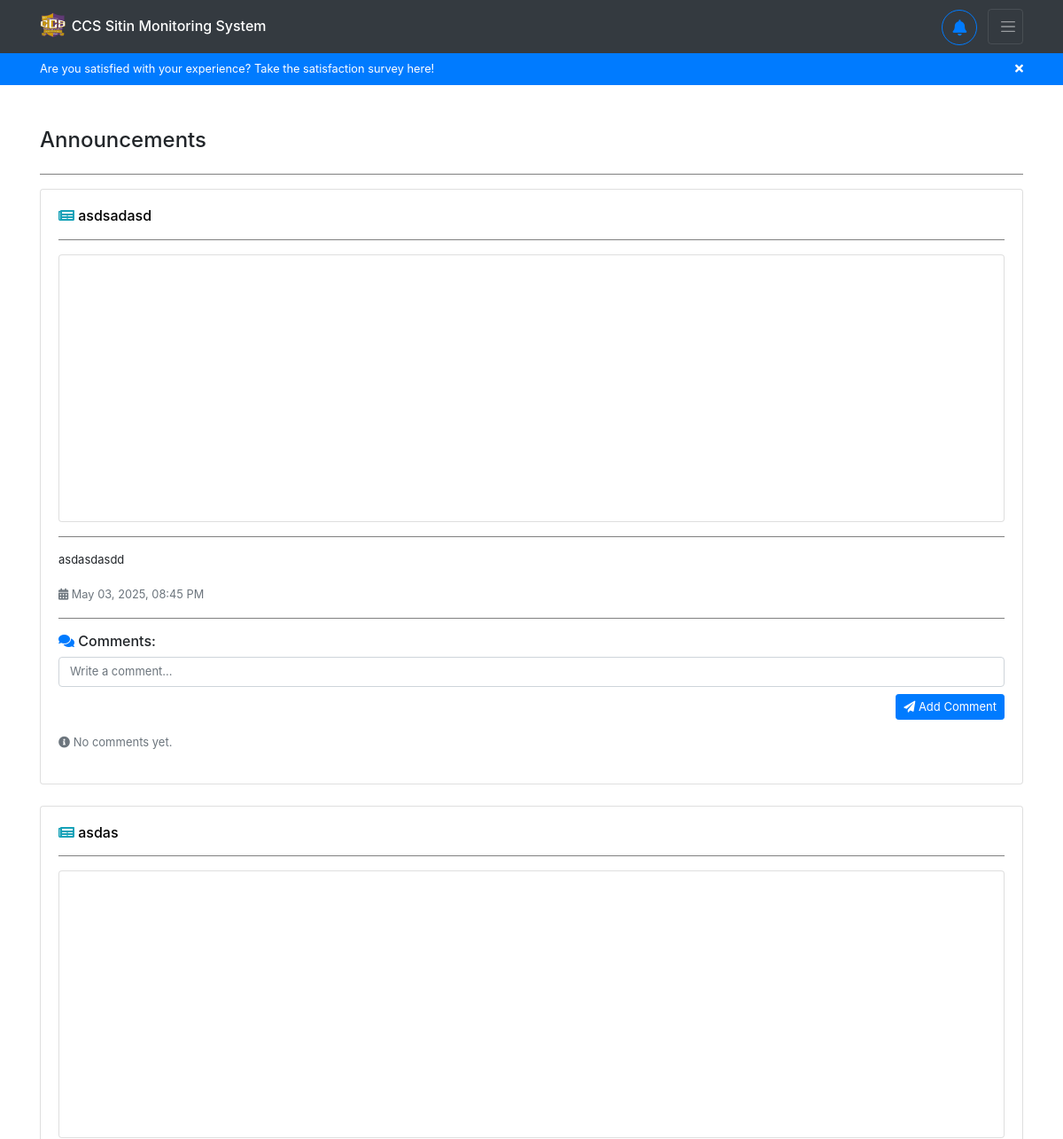
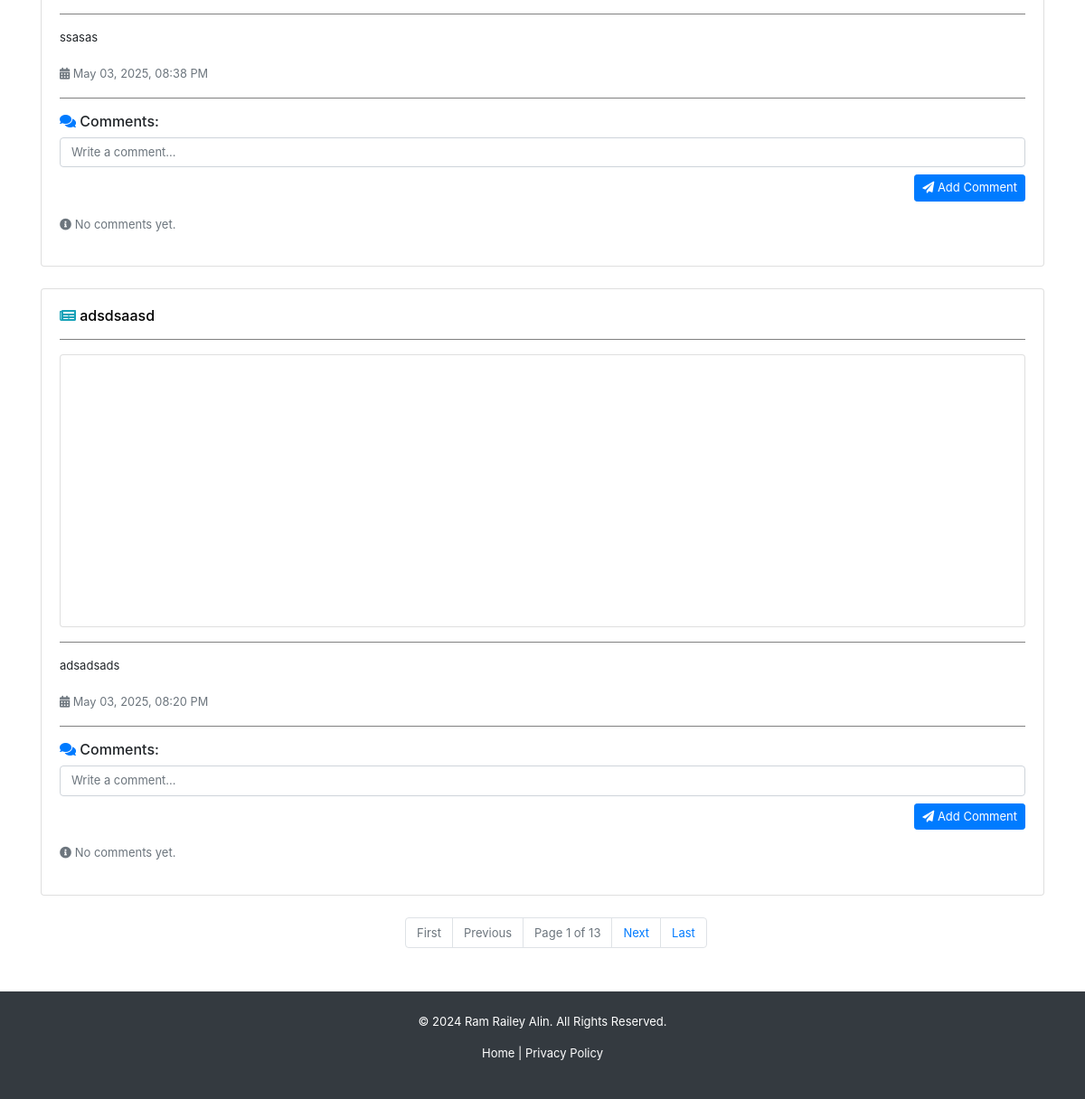
The page /announcements/ (signed in) on the database as committed earlier (2 pictures, top to bottom).
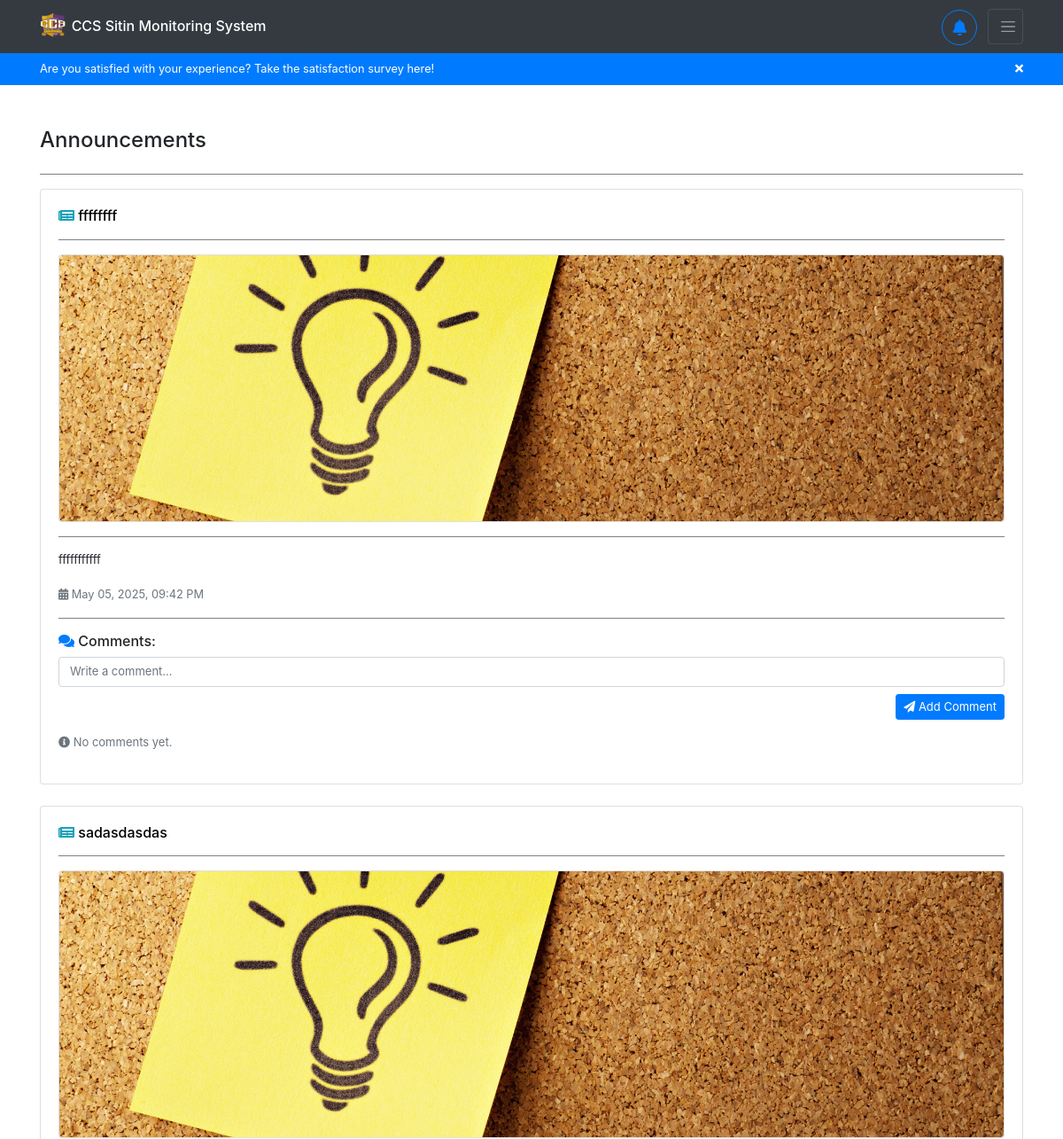
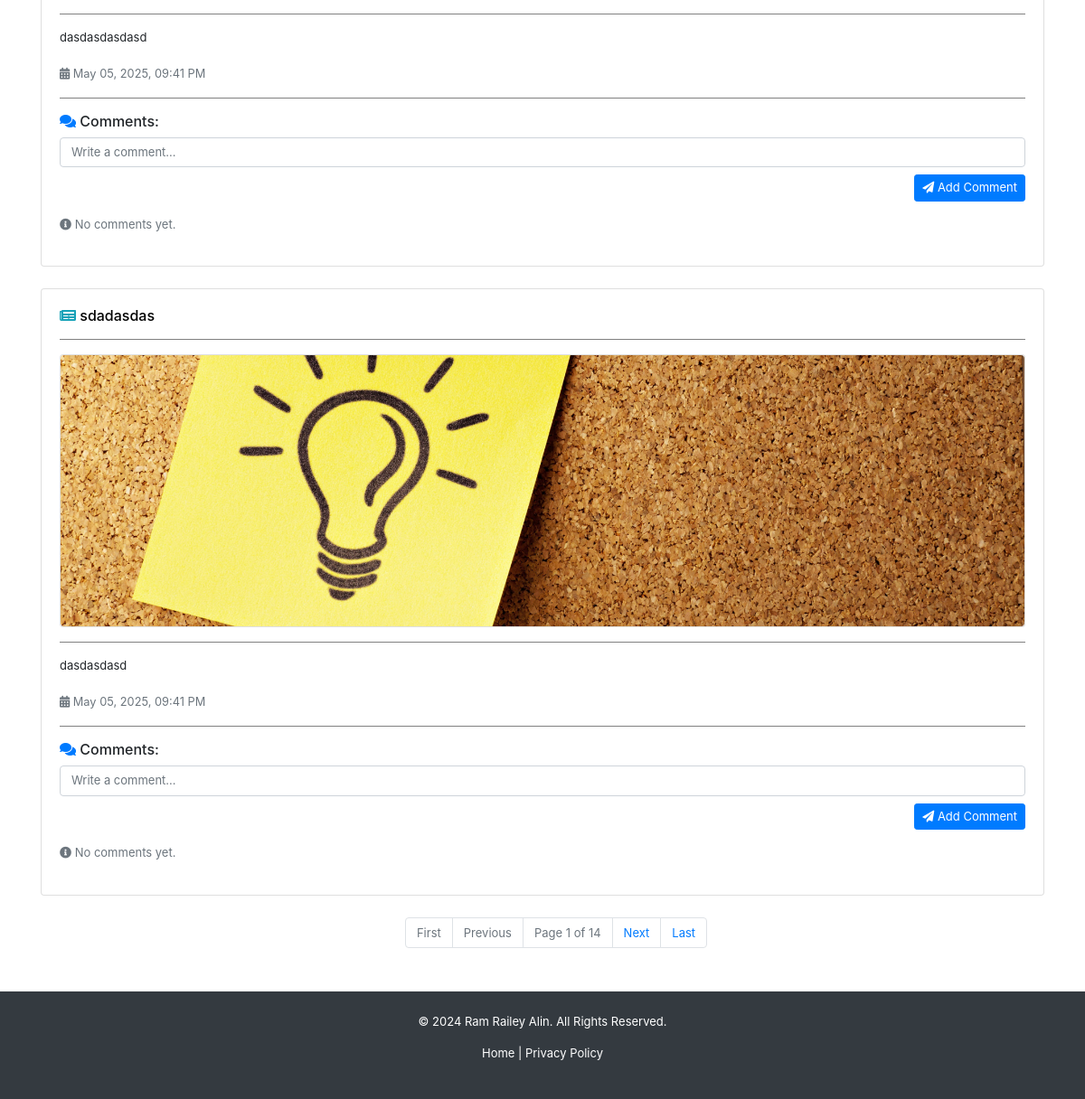
The same page on the database as committed later (2 pictures, top to bottom).
### backend/models.py (models this page shows, shortened)
class Announcement(models.Model):
    title = models.CharField(max_length=255, blank=True, null=True)
    content = models.TextField(blank=True, null=True)
    image = models.ImageField(upload_to="announcements/", default="announcements/announcement.jpg", blank=True, null=True)
    date = models.DateTimeField(auto_now_add=True)
    updated_at = models.DateTimeField(auto_now=True)
    superuser = models.ForeignKey(User, on_delete=models.CASCADE, limit_choices_to={'is_superuser': True})

### backend/views.py (the view)
# urls.py: path('announcements/', views.announcements, name='user-announcements'),
@login_required
def announcements(request):
    if request.user.is_authenticated:
        announcements = Announcement.objects.all().prefetch_related(
            Prefetch(
                'announcementcomment_set',
                queryset=AnnouncementComment.objects.select_related(
                    'user',
                    'user__registration'
                ).order_by('-date')
            )
        ).order_by('-updated_at')
        paginator = Paginator(announcements, 3)
        page_number = request.GET.get('page')
        page_obj = paginator.get_page(page_number)
        try:
            register = Registration.objects.get(username=request.user)
        except Registration.DoesNotExist:
            register = request.user
        return render(request, 'backend/pages/announcements.html', context={'announcements': page_obj, 'register': register} )
    return redirect('/')

### backend/templatetags/custom_filters.py (called while the page is built)
@register.filter
def time_ago(value):
    if not value:
        return ""
    now = timezone.localtime(timezone.now())
    value = timezone.localtime(value)
    diff = now - value
    seconds = diff.total_seconds()
    if seconds < 0:
        return value.strftime("%b %d, %Y, %I:%M %p")
    if seconds < 60:
        return f"{int(seconds)} seconds ago"
    elif seconds < 3600:
        minutes = int(seconds / 60)
        return f"{minutes} minute{'s' if minutes != 1 else ''} ago"
    elif seconds < 86400:
        hours = int(seconds / 3600)
        return f"{hours} hour{'s' if hours != 1 else ''} ago"
    else:
        return value.strftime("%b %d, %Y, %I:%M %p")

### backend/templates/backend/pages/announcements.html (shortened to what the changed rows need)
{% extends 'backend/base.html' %}
{% load static %}
{% load custom_filters %}
{% block content %}
<div class="container mt-5">
    {% for announcement in announcements %}
    <div id="announcement-body" class="card mb-4 announcement-card shadow-sm">
        <div class="card-body">
            <h6 class="announcement-title">
                <i class="fas fa-newspaper text-info"></i>
                <a href="{% url 'user-announcement' announcement.id %}" title="View this announcement">{{ announcement.title }}</a>
            </h6>
            <hr>
            {% if announcement.image %}
            <div class="text-center card">
                <img src="{{ announcement.image.url }}"
                    alt="Announcement Image"
                    class="img-fluid rounded"
                    style="max-height: 300px; object-fit: cover;"
                    loading="lazy"
                    decoding="async">
            </div>
            <hr>
            {% endif %}
            <p>{{ announcement.content }}</p>
            <small class="text-muted">
                <i class="fas fa-calendar-alt"></i> {{ announcement.date|time_ago }}
            </small>
            <hr>
            <div>
                <h6><i class="fas fa-comments text-primary"></i> Comments:</h6>
                <form id="comment-form-{{ announcement.id }}">
                    <div class="form-group">
                        <textarea class="form-control comment-box" rows="1" placeholder="Write a comment..." style="resize: none; overflow-y: hidden;"
                        oninput="this.style.height = ''; this.style.height = this.scrollHeight + 'px'"
                        required></textarea>
                        <button type="button"
                            data-announcement_id="{{ announcement.id }}"
                            onclick="PostComment(this, this.parentElement.parentElement)"
                            class="btn btn-sm btn-primary float-right mt-2">
                            <i class="fas fa-paper-plane"></i> Add Comment
                        </button>
                    </div>
                </form>
                {% with announcement.announcementcomment_set.all|slice:":5" as comments %}
                {% if comments %}
                    <a href="{% url 'user-announcement' announcement.id %}" class="small text-muted">
                        <i class="fas fa-arrow-right"></i> Open this announcement to see more comments...
                    </a>
                {% else %}
                    <p class="text-muted"><i class="fas fa-info-circle"></i> No comments yet.</p>
                {% endif %}
                {% endwith %}
            </div>
        </div>
    </div>
    {% empty %}
    <div class="card p-3 shadow-sm">
        <h5 class="text-muted"><i class="fas fa-exclamation-circle"></i> No announcements available.</h5>
    </div>
    {% endfor %}
        <ul class="pagination pagination-ul justify-content-center">
            <li class="page-item disabled">
                <span class="page-link">Page {{ announcements.number }} of {{ announcements.paginator.num_pages }}</span>
            </li>
        </ul>
</div>
{% endblock %}

Rows that differ between the two databases and show on the page:
no longer on this page (row unchanged): Announcement: title "asdsadasd", image (picture), content "asdasdasdd", date "May 03, 2025, 08:45 PM"
no longer on this page (row unchanged): Announcement: title "asdas", image (picture), content "ssasas", date "May 03, 2025, 08:38 PM"
no longer on this page (row unchanged): Announcement: title "adsdsaasd", image (picture), content "adsadsads", date "May 03, 2025, 08:20 PM"
added Announcement: title "ffffffff", image (picture), content "fffffffffff", date "May 05, 2025, 09:42 PM"
added Announcement: title "sadasdasdas", image (picture), content "dasdasdasdasd", date "May 05, 2025, 09:41 PM"
added Announcement: title "sdadasdas", image (picture), content "dasdasdasd", date "May 05, 2025, 09:41 PM"
Other text that changed with them:
{{ announcements.paginator.num_pages }}: "13" → "14"
